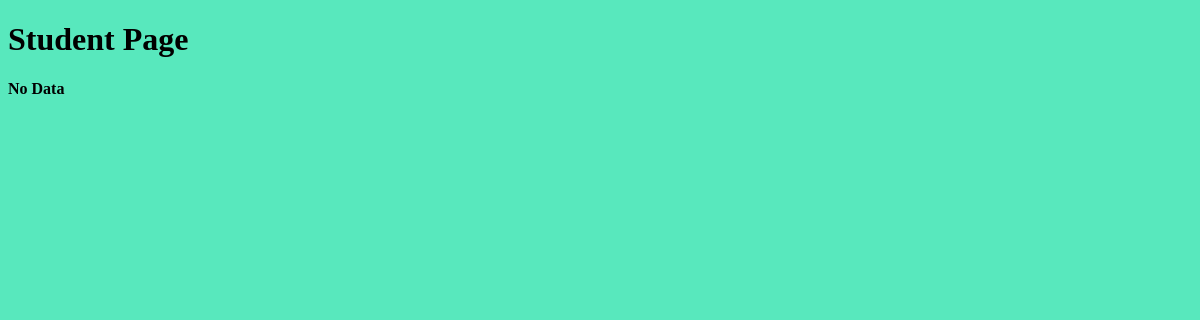
The page /temp_app1/learn_db/ on the database as committed earlier.
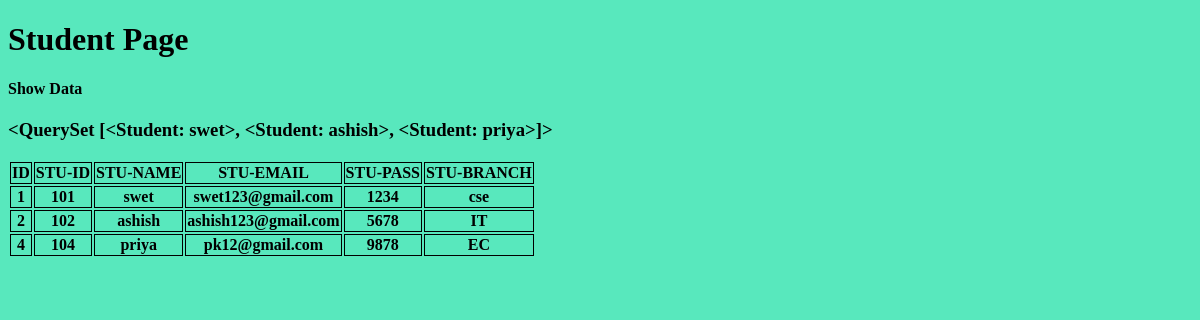
The same page on the database as committed later.
### temp_inherit_app1/models.py (models this page shows)
class Student(models.Model):
    stuid=models.IntegerField()
    stuname=models.CharField(max_length=40)
    stuemail=models.EmailField(max_length=50)
    stupass=models.CharField(max_length=50)
    stubranch=models.CharField(max_length=10,default='not available')
    def __str__(self):
        return self.stuname

### temp_inherit_app1/views.py (the view)
# urls.py: path('learn_db/',views.studentinfo),
def studentinfo(request):
    stud=Student.objects.all()
    print('Myoutput',stud)
    return render(request,'core/studentdetail.html',{'stu':stud})

### templates/core/studentdetail.html (shortened to what this page needs)
<!DOCTYPE html>
<html lang="en">
<head>
</head>
<body>
    <h1>Student Page</h1>
        {% if stu %}
          <h4>Show Data</h4>
          <h3>{{stu}}</h3>
          <table>
            <tr>
                <th>ID</th>
                <th>STU-ID</th>
                <th>STU-NAME</th>
                <th>STU-EMAIL</th>
                <th>STU-PASS</th>
                <th>STU-BRANCH</th>
            </tr>
            {% for st in stu %}
            <tr>
                <th>{{st.id}}</th>
                <th>{{st.stuid}}</th>
                <th>{{st.stuname}}</th>
                <th>{{st.stuemail}}</th>
                <th>{{st.stupass}}</th>
                <th>{{st.stubranch}}</th>
            </tr>
            {% endfor %}
        {% else %}
            <h4>No Data</h4>
        {% endif %}
</body>
</html>

### templates/core/studentdetail.html (style rules this page uses)
th,td { border:1px black solid; }
body { background:rgb(88, 232, 189); }

Rows that differ between the two databases and show on the page:
added Student: stuname.stuname "<QuerySet [<Student: swet>, <Student: ashish>, <Student: priya>]>", id "1", stuid "101", stuname "swet", stuemail "swet123@gmail.com", stupass "1234", stubranch "cse"
added Student: id "2", stuid "102", stuname "ashish", stuemail "ashish123@gmail.com", stupass "5678", stubranch "IT"
added Student: id "4", stuid "104", stuname "priya", stuemail "pk12@gmail.com", stupass "9878", stubranch "EC"
Other text that changed with them:
text no longer shown: "No Data"
text now shown: "Show Data ID STU-ID STU-NAME STU-EMAIL STU-PASS STU-BRANCH"
